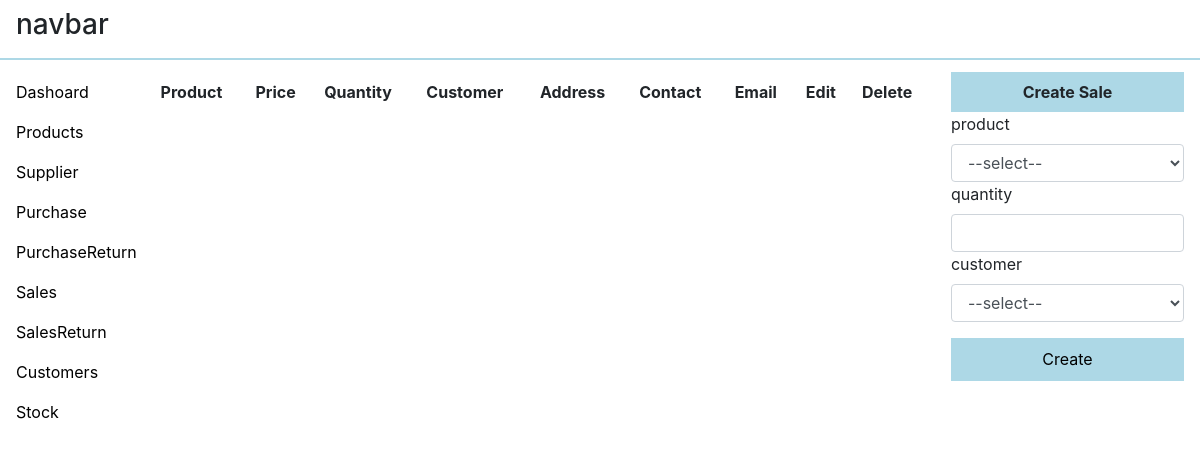
/dashboard/sale/, run on an earlier commit of the app's database.
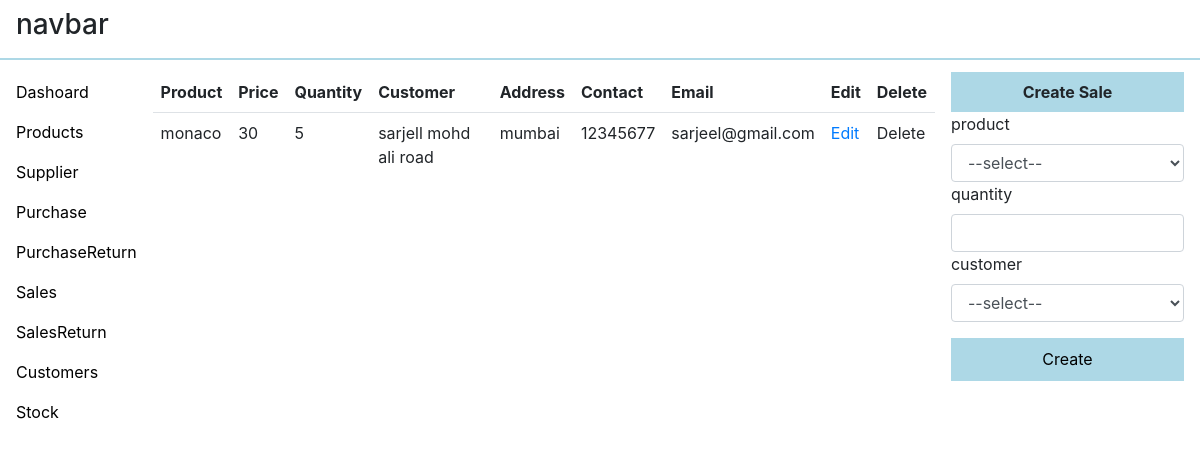
And on a later commit of the database.
### dashboard/models.py (models this page shows, shortened)
class Sale(models.Model):
    product=models.ForeignKey('Product',on_delete=models.SET_NULL,null=True)
    customer=models.ForeignKey('Customer',on_delete=models.SET_NULL,null=True)
    quantity=models.IntegerField()
    crated_at=models.DateTimeField(auto_now_add=True)
    class Meta:
        ordering=['-id']

class Product(models.Model):
    title=models.CharField(max_length=64)
    price=models.IntegerField()
    crated_at=models.DateTimeField(auto_now_add=True)
    class Meta:
        ordering=['-id']

class Customer(models.Model):
    name=models.CharField(max_length=64)
    email=models.EmailField()
    contact=models.IntegerField()
    address=models.TextField()
    crated_at=models.DateTimeField(auto_now_add=True)
    class Meta:
        ordering=['-id']

### dashboard/views.py (the view, shortened to what this page needs)
# urls.py: path('sale/',views.sale,name='sale'),
def sale(request):
    product__obj=Product.objects.all()
    customer__obj=Customer.objects.all()
    sale__obj=Sale.objects.all()
    return render(request,'dashboard/sale.html',context={'sales':sale__obj,'products':product__obj,'customers':customer__obj})

### dashboard/templates/dashboard/sale.html (shortened to what this page needs)
{% extends 'dashboard/main.html'%}
{% block body%}
<table class="table" id="tb">
    <tbody class="table__body">
        <thead class="table__heading">
            <tr>
                <th>
                    Product
                </th>
                <th>
                    Price
                </th>
                <th>
                    Quantity
                </th>
                <th>
                    Customer
                </th>
                <th>
                    Address
                </th>
                <th>
                    Contact
                </th>
                <th>
                    Email
                </th>
                <th>
                    Edit</th>
                <th>Delete</th>
            </tr>
        </thead>
        {% for item in sales%}
        <tr>
            <td>
                {{item.product.title}}
                 </td>
                 <td>
                    {{item.product.price}}
                     </td>
                     <td>
                        {{item.quantity}}
                         </td>
                         <td>
                            {{item.customer.name}}
                             </td>
                             <td>
                                 {{item.customer.address}}
                             </td>
                             <td>
                                 {{item.customer.contact}}
                             </td>
                             <td>
                                 {{item.customer.email}}
                             </td>
                             <td>
                                 <a href="#"  class="update_sale" data-pk="{{item.pk}}" >
                                    Edit
                                 </a>
                             </td>
                             <td>
                                 <span class="fa fa-arow" data-pk={{item.pk}}>Delete</span>
                             </td>
        </tr>
        {% endfor %}
    </tbody>
</table>
<div  class="container__right" id="container__right">
{% include 'dashboard/modal_for_createSale.html'%}
</div>
{% endblock %}

What changed in the data, as far as the page shows it:
added Sale: product "monaco", product.price "30", quantity "5", customer.name "sarjell mohd ali road", customer.address "mumbai", customer.contact "12345677", customer.email "sarjeel@gmail.com"
